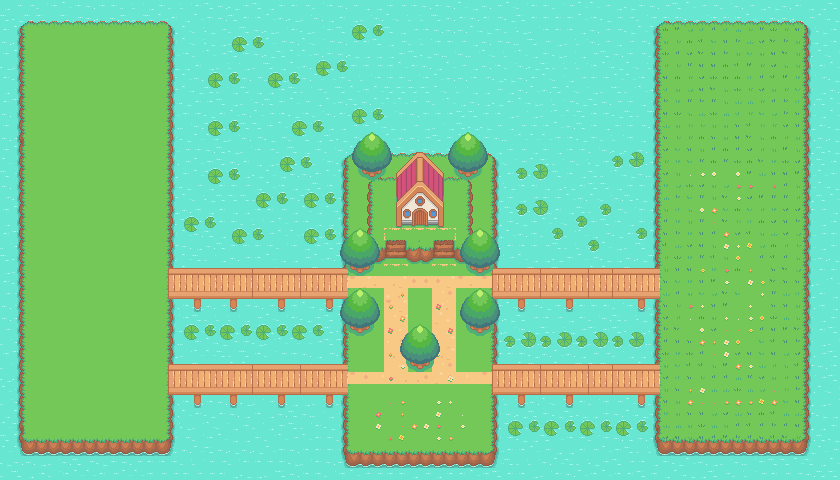

Below is a game level as drawn by its tile map, then a one-line description and the .tmx that defines it (tile-layer data replaced by summaries):
An orthogonal 70x40 tile map with 12x12 px tiles, 15 tile layers (Ocean, Island, Land Mass, House, ...).

<map version="1.9" tiledversion="1.9.0" orientation="orthogonal" renderorder="right-down" width="70" height="40" tilewidth="12" tileheight="12" infinite="0" nextlayerid="30" nextobjectid="1">
 <tileset firstgid="1" source="Pokemon in JS.tsx" />
 <group id="6" name="Group 1">
  <layer id="1" name="Ocean" width="70" height="40" locked="1">
   <data>[2800 cells, 2800 non-empty, 9 distinct tile ids]</data>
  </layer>
  <layer id="2" name="Island" width="70" height="40">
   <data>[2800 cells, 2800 non-empty, 39 distinct tile ids]</data>
  </layer>
  <layer id="3" name="Land Mass" width="70" height="40">
   <data>[2800 cells, 70 non-empty, 28 distinct tile ids]</data>
  </layer>
  <layer id="4" name="House" width="70" height="40">
   <data>[2800 cells, 28 non-empty, 28 distinct tile ids]</data>
  </layer>
 </group>
 <group id="10" name="Group 2">
  <layer id="15" name="Island 2" width="70" height="40">
   <data>[2800 cells, 182 non-empty, 31 distinct tile ids]</data>
  </layer>
 </group>
 <group id="12" name="Group 3">
  <layer id="16" name="Island 3" width="70" height="40">
   <data>[2800 cells, 184 non-empty, 31 distinct tile ids]</data>
  </layer>
 </group>
 <group id="13" name="Group 4">
  <layer id="17" name="Island 4" width="70" height="40">
   <data>[2800 cells, 182 non-empty, 31 distinct tile ids]</data>
  </layer>
 </group>
 <group id="14" name="Group 5">
  <layer id="18" name="Island 5" width="70" height="40">
   <data>[2800 cells, 182 non-empty, 31 distinct tile ids]</data>
  </layer>
 </group>
 <group id="19" name="Group 6">
  <layer id="20" name="Island 6" width="70" height="40">
   <data>[2800 cells, 742 non-empty, 23 distinct tile ids]</data>
  </layer>
  <layer id="21" name="hambone " width="70" height="40">
   <data>[2800 cells, 0 non-empty, 0 distinct tile ids]</data>
  </layer>
 </group>
 <group id="22" name="Bridges">
  <layer id="23" name="Bridge 1" width="70" height="40">
   <data>[2800 cells, 188 non-empty, 13 distinct tile ids]</data>
  </layer>
 </group>
 <group id="24" name="Paths">
  <layer id="25" name="Paths 1" width="70" height="40">
   <data>[2800 cells, 62 non-empty, 12 distinct tile ids]</data>
  </layer>
 </group>
 <layer id="27" name="Lilypads" width="70" height="40">
  <data>[2800 cells, 185 non-empty, 6 distinct tile ids]</data>
 </layer>
 <layer id="28" name="Grass and Flowers" width="70" height="40">
  <data>[2800 cells, 450 non-empty, 42 distinct tile ids]</data>
 </layer>
 <layer id="29" name="Trees" width="70" height="40">
  <data>[2800 cells, 112 non-empty, 16 distinct tile ids]</data>
 </layer>
</map>
